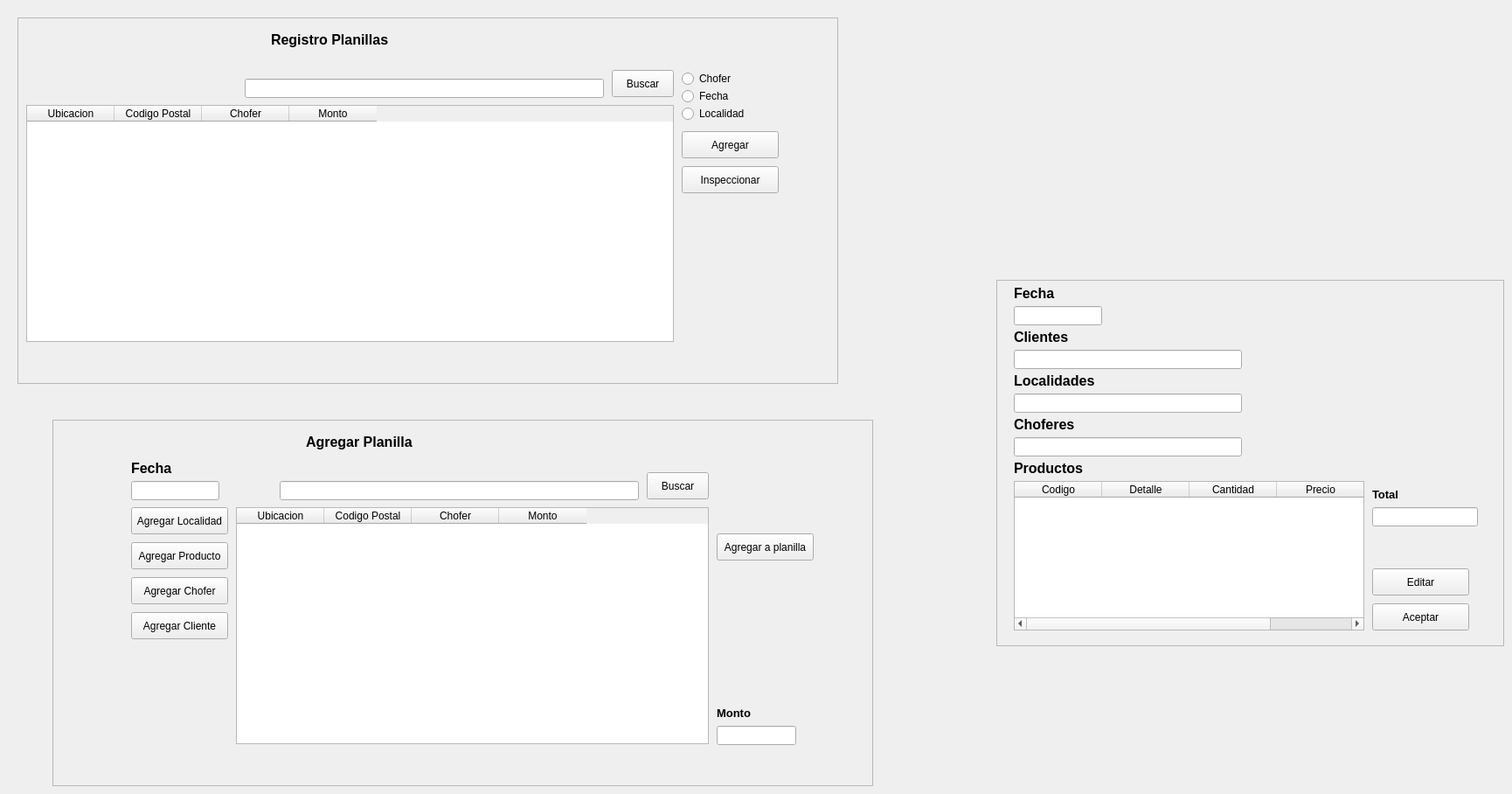
       <widget class="QWidget" name="tab_3">
        <attribute name="title">
         <string>Page</string>
        </attribute>
        <widget class="QFrame" name="frame_5">
         <property name="geometry">
          <rect>
           <x>20</x>
           <y>20</y>
           <width>939</width>
           <height>419</height>
          </rect>
         </property>
         <property name="frameShape">
          <enum>QFrame::StyledPanel</enum>
         </property>
         <property name="frameShadow">
          <enum>QFrame::Raised</enum>
         </property>
         <widget class="QRadioButton" name="option_3">
          <property name="geometry">
           <rect>
            <x>760</x>
            <y>80</y>
            <width>95</width>
            <height>20</height>
           </rect>
          </property>
          <property name="text">
           <string>Fecha</string>
          </property>
         </widget>
         <widget class="QLineEdit" name="lineEdit_buscar_3">
          <property name="geometry">
           <rect>
            <x>260</x>
            <y>70</y>
            <width>411</width>
            <height>22</height>
           </rect>
          </property>
         </widget>
         <widget class="QRadioButton" name="option_4">
          <property name="geometry">
           <rect>
            <x>760</x>
            <y>100</y>
            <width>95</width>
            <height>20</height>
           </rect>
          </property>
          <property name="text">
           <string>Localidad</string>
          </property>
         </widget>
         <widget class="QTableWidget" name="tablalocalidad_2">
          <property name="geometry">
           <rect>
            <x>10</x>
            <y>100</y>
            <width>741</width>
            <height>271</height>
           </rect>
          </property>
          <property name="palette">
           <palette>
            <active>
             <colorrole role="Base">
              <brush brushstyle="SolidPattern">
               <color alpha="255">
                <red>255</red>
                <green>255</green>
                <blue>255</blue>
               </color>
              </brush>
             </colorrole>
            </active>
            <inactive>
             <colorrole role="Base">
              <brush brushstyle="SolidPattern">
               <color alpha="255">
                <red>255</red>
                <green>255</green>
                <blue>255</blue>
               </color>
              </brush>
             </colorrole>
            </inactive>
            <disabled>
             <colorrole role="Base">
              <brush brushstyle="SolidPattern">
               <color alpha="255">
                <red>189</red>
                <green>212</green>
                <blue>255</blue>
               </color>
              </brush>
             </colorrole>
            </disabled>
           </palette>
          </property>
          <property name="dragEnabled">
           <bool>true</bool>
          </property>
          <column>
           <property name="text">
            <string>Ubicacion</string>
           </property>
          </column>
          <column>
           <property name="text">
            <string>Codigo Postal</string>
           </property>
          </column>
          <column>
           <property name="text">
            <string>Chofer</string>
           </property>
          </column>
          <column>
           <property name="text">
            <string>Monto</string>
           </property>
          </column>
         </widget>
         <widget class="QPushButton" name="btn_buscar_2">
          <property name="geometry">
           <rect>
            <x>680</x>
            <y>60</y>
            <width>71</width>
            <height>31</height>
           </rect>
          </property>
          <property name="text">
           <string>Buscar</string>
          </property>
         </widget>
         <widget class="QLabel" name="label_41">
          <property name="geometry">
           <rect>
            <x>290</x>
            <y>10</y>
            <width>181</width>
            <height>31</height>
           </rect>
          </property>
          <property name="font">
           <font>
            <pointsize>12</pointsize>
            <weight>75</weight>
            <bold>true</bold>
           </font>
          </property>
          <property name="text">
           <string>Registro Planillas</string>
          </property>
         </widget>
         <widget class="QRadioButton" name="option_5">
          <property name="geometry">
           <rect>
            <x>760</x>
            <y>60</y>
            <width>95</width>
            <height>20</height>
           </rect>
          </property>
          <property name="text">
           <string>Chofer</string>
          </property>
         </widget>
         <widget class="QPushButton" name="btn_buscar_3">
          <property name="geometry">
           <rect>
            <x>760</x>
            <y>170</y>
            <width>111</width>
            <height>31</height>
           </rect>
          </property>
          <property name="text">
           <string>Inspeccionar</string>
          </property>
         </widget>
         <widget class="QPushButton" name="btn_buscar_4">
          <property name="geometry">
           <rect>
            <x>760</x>
            <y>130</y>
            <width>111</width>
            <height>31</height>
           </rect>
          </property>
          <property name="text">
           <string>Agregar</string>
          </property>
         </widget>
        </widget>
        <widget class="QFrame" name="frame_6">
         <property name="geometry">
          <rect>
           <x>60</x>
           <y>480</y>
           <width>939</width>
           <height>419</height>
          </rect>
         </property>
         <property name="frameShape">
          <enum>QFrame::StyledPanel</enum>
         </property>
         <property name="frameShadow">
          <enum>QFrame::Raised</enum>
         </property>
         <widget class="QLineEdit" name="lineEdit_buscar_4">
          <property name="geometry">
           <rect>
            <x>260</x>
            <y>70</y>
            <width>411</width>
            <height>22</height>
           </rect>
          </property>
         </widget>
         <widget class="QTableWidget" name="tablalocalidad_3">
          <property name="geometry">
           <rect>
            <x>210</x>
            <y>100</y>
            <width>541</width>
            <height>271</height>
           </rect>
          </property>
          <property name="palette">
           <palette>
            <active>
             <colorrole role="Base">
              <brush brushstyle="SolidPattern">
               <color alpha="255">
                <red>255</red>
                <green>255</green>
                <blue>255</blue>
               </color>
              </brush>
             </colorrole>
            </active>
            <inactive>
             <colorrole role="Base">
              <brush brushstyle="SolidPattern">
               <color alpha="255">
                <red>255</red>
                <green>255</green>
                <blue>255</blue>
               </color>
              </brush>
             </colorrole>
            </inactive>
            <disabled>
             <colorrole role="Base">
              <brush brushstyle="SolidPattern">
               <color alpha="255">
                <red>189</red>
                <green>212</green>
                <blue>255</blue>
               </color>
              </brush>
             </colorrole>
            </disabled>
           </palette>
          </property>
          <property name="dragEnabled">
           <bool>true</bool>
          </property>
          <column>
           <property name="text">
            <string>Ubicacion</string>
           </property>
          </column>
          <column>
           <property name="text">
            <string>Codigo Postal</string>
           </property>
          </column>
          <column>
           <property name="text">
            <string>Chofer</string>
           </property>
          </column>
          <column>
           <property name="text">
            <string>Monto</string>
           </property>
          </column>
         </widget>
         <widget class="QPushButton" name="btn_buscar_5">
          <property name="geometry">
           <rect>
            <x>680</x>
            <y>60</y>
            <width>71</width>
            <height>31</height>
           </rect>
          </property>
          <property name="text">
           <string>Buscar</string>
          </property>
         </widget>
         <widget class="QLabel" name="label_42">
          <property name="geometry">
           <rect>
            <x>290</x>
            <y>10</y>
            <width>181</width>
            <height>31</height>
           </rect>
          </property>
          <property name="font">
           <font>
            <pointsize>12</pointsize>
            <weight>75</weight>
            <bold>true</bold>
           </font>
          </property>
          <property name="text">
           <string>Agregar Planilla</string>
          </property>
         </widget>
         <widget class="QPushButton" name="btn_buscar_7">
          <property name="geometry">
           <rect>
            <x>760</x>
            <y>130</y>
            <width>111</width>
            <height>31</height>
           </rect>
          </property>
          <property name="text">
           <string>Agregar a planilla</string>
          </property>
         </widget>
         <widget class="QPushButton" name="btn_buscar_8">
          <property name="geometry">
           <rect>
            <x>90</x>
            <y>100</y>
            <width>111</width>
            <height>31</height>
           </rect>
          </property>
          <property name="text">
           <string>Agregar Localidad</string>
          </property>
         </widget>
         <widget class="QPushButton" name="btn_buscar_9">
          <property name="geometry">
           <rect>
            <x>90</x>
            <y>140</y>
            <width>111</width>
            <height>31</height>
           </rect>
          </property>
          <property name="text">
           <string>Agregar Producto</string>
          </property>
         </widget>
         <widget class="QPushButton" name="btn_buscar_10">
          <property name="geometry">
           <rect>
            <x>90</x>
            <y>180</y>
            <width>111</width>
            <height>31</height>
           </rect>
          </property>
          <property name="text">
           <string>Agregar Chofer</string>
          </property>
         </widget>
         <widget class="QLabel" name="label_43">
          <property name="geometry">
           <rect>
            <x>760</x>
            <y>320</y>
            <width>51</width>
            <height>31</height>
           </rect>
          </property>
          <property name="font">
           <font>
            <pointsize>10</pointsize>
            <weight>75</weight>
            <bold>true</bold>
           </font>
          </property>
          <property name="text">
           <string>Monto</string>
          </property>
         </widget>
         <widget class="QLineEdit" name="lineEdit_buscar_5">
          <property name="geometry">
           <rect>
            <x>760</x>
            <y>350</y>
            <width>91</width>
            <height>22</height>
           </rect>
          </property>
         </widget>
         <widget class="QPushButton" name="btn_buscar_11">
          <property name="geometry">
           <rect>
            <x>90</x>
            <y>220</y>
            <width>111</width>
            <height>31</height>
           </rect>
          </property>
          <property name="text">
           <string>Agregar Cliente</string>
          </property>
         </widget>
         <widget class="QLabel" name="label_46">
          <property name="geometry">
           <rect>
            <x>90</x>
            <y>40</y>
            <width>51</width>
            <height>31</height>
           </rect>
          </property>
          <property name="font">
           <font>
            <pointsize>12</pointsize>
            <weight>75</weight>
            <bold>true</bold>
           </font>
          </property>
          <property name="text">
           <string>Fecha</string>
          </property>
         </widget>
         <widget class="QLineEdit" name="lineEdit_buscar_8">
          <property name="geometry">
           <rect>
            <x>90</x>
            <y>70</y>
            <width>101</width>
            <height>22</height>
           </rect>
          </property>
         </widget>
        </widget>
        <widget class="QFrame" name="frame_10">
         <property name="geometry">
          <rect>
           <x>1140</x>
           <y>320</y>
           <width>581</width>
           <height>419</height>
          </rect>
         </property>
         <property name="frameShape">
          <enum>QFrame::StyledPanel</enum>
         </property>
         <property name="frameShadow">
          <enum>QFrame::Raised</enum>
         </property>
         <widget class="QLineEdit" name="lineEdit_buscar_6">
          <property name="geometry">
           <rect>
            <x>20</x>
            <y>30</y>
            <width>101</width>
            <height>22</height>
           </rect>
          </property>
         </widget>
         <widget class="QTableWidget" name="tablalocalidad_4">
          <property name="geometry">
           <rect>
            <x>20</x>
            <y>230</y>
            <width>401</width>
            <height>171</height>
           </rect>
          </property>
          <property name="palette">
           <palette>
            <active>
             <colorrole role="Base">
              <brush brushstyle="SolidPattern">
               <color alpha="255">
                <red>255</red>
                <green>255</green>
                <blue>255</blue>
               </color>
              </brush>
             </colorrole>
            </active>
            <inactive>
             <colorrole role="Base">
              <brush brushstyle="SolidPattern">
               <color alpha="255">
                <red>255</red>
                <green>255</green>
                <blue>255</blue>
               </color>
              </brush>
             </colorrole>
            </inactive>
            <disabled>
             <colorrole role="Base">
              <brush brushstyle="SolidPattern">
               <color alpha="255">
                <red>189</red>
                <green>212</green>
                <blue>255</blue>
               </color>
              </brush>
             </colorrole>
            </disabled>
           </palette>
          </property>
          <property name="dragEnabled">
           <bool>true</bool>
          </property>
          <column>
           <property name="text">
            <string>Codigo</string>
           </property>
          </column>
          <column>
           <property name="text">
            <string>Detalle</string>
           </property>
          </column>
          <column>
           <property name="text">
            <string>Cantidad</string>
           </property>
          </column>
          <column>
           <property name="text">
            <string>Precio</string>
           </property>
          </column>
         </widget>
         <widget class="QLabel" name="label_44">
          <property name="geometry">
           <rect>
            <x>20</x>
            <y>0</y>
            <width>51</width>
            <height>31</height>
           </rect>
          </property>
          <property name="font">
           <font>
            <pointsize>12</pointsize>
            <weight>75</weight>
            <bold>true</bold>
           </font>
          </property>
          <property name="text">
           <string>Fecha</string>
          </property>
         </widget>
         <widget class="QLabel" name="label_45">
          <property name="geometry">
           <rect>
            <x>430</x>
            <y>230</y>
            <width>51</width>
            <height>31</height>
           </rect>
          </property>
          <property name="font">
           <font>
            <pointsize>10</pointsize>
            <weight>75</weight>
            <bold>true</bold>
           </font>
          </property>
          <property name="text">
           <string>Total</string>
          </property>
         </widget>
         <widget class="QLineEdit" name="lineEdit_buscar_7">
          <property name="geometry">
           <rect>
            <x>430</x>
            <y>260</y>
            <width>121</width>
            <height>22</height>
           </rect>
          </property>
         </widget>
         <widget class="QLabel" name="label_47">
          <property name="geometry">
           <rect>
            <x>20</x>
            <y>50</y>
            <width>101</width>
            <height>31</height>
           </rect>
          </property>
          <property name="font">
           <font>
            <pointsize>12</pointsize>
            <weight>75</weight>
            <bold>true</bold>
           </font>
          </property>
          <property name="text">
           <string>Clientes</string>
          </property>
         </widget>
         <widget class="QLineEdit" name="lineEdit_buscar_9">
          <property name="geometry">
           <rect>
            <x>20</x>
            <y>80</y>
            <width>261</width>
            <height>22</height>
           </rect>
          </property>
         </widget>
         <widget class="QLabel" name="label_48">
          <property name="geometry">
           <rect>
            <x>20</x>
            <y>200</y>
            <width>101</width>
            <height>31</height>
           </rect>
          </property>
          <property name="font">
           <font>
            <pointsize>12</pointsize>
            <weight>75</weight>
            <bold>true</bold>
           </font>
          </property>
          <property name="text">
           <string>Productos</string>
          </property>
         </widget>
         <widget class="QLabel" name="label_49">
          <property name="geometry">
           <rect>
            <x>20</x>
            <y>100</y>
            <width>101</width>
            <height>31</height>
           </rect>
          </property>
          <property name="font">
           <font>
            <pointsize>12</pointsize>
            <weight>75</weight>
            <bold>true</bold>
           </font>
          </property>
          <property name="text">
           <string>Localidades</string>
          </property>
         </widget>
         <widget class="QLineEdit" name="lineEdit_buscar_10">
          <property name="geometry">
           <rect>
            <x>20</x>
            <y>130</y>
            <width>261</width>
            <height>22</height>
           </rect>
          </property>
         </widget>
         <widget class="QLabel" name="label_50">
          <property name="geometry">
           <rect>
            <x>20</x>
            <y>150</y>
            <width>101</width>
            <height>31</height>
           </rect>
          </property>
          <property name="font">
           <font>
            <pointsize>12</pointsize>
            <weight>75</weight>
            <bold>true</bold>
           </font>
          </property>
          <property name="text">
           <string>Choferes</string>
          </property>
         </widget>
         <widget class="QLineEdit" name="lineEdit_buscar_11">
          <property name="geometry">
           <rect>
            <x>20</x>
            <y>180</y>
            <width>261</width>
            <height>22</height>
           </rect>
          </property>
         </widget>
         <widget class="QPushButton" name="btn_buscar_12">
          <property name="geometry">
           <rect>
            <x>430</x>
            <y>330</y>
            <width>111</width>
            <height>31</height>
           </rect>
          </property>
          <property name="text">
           <string>Editar</string>
          </property>
         </widget>
         <widget class="QPushButton" name="btn_buscar_13">
          <property name="geometry">
           <rect>
            <x>430</x>
            <y>370</y>
            <width>111</width>
            <height>31</height>
           </rect>
          </property>
          <property name="text">
           <string>Aceptar</string>
          </property>
         </widget>
        </widget>
       </widget>
